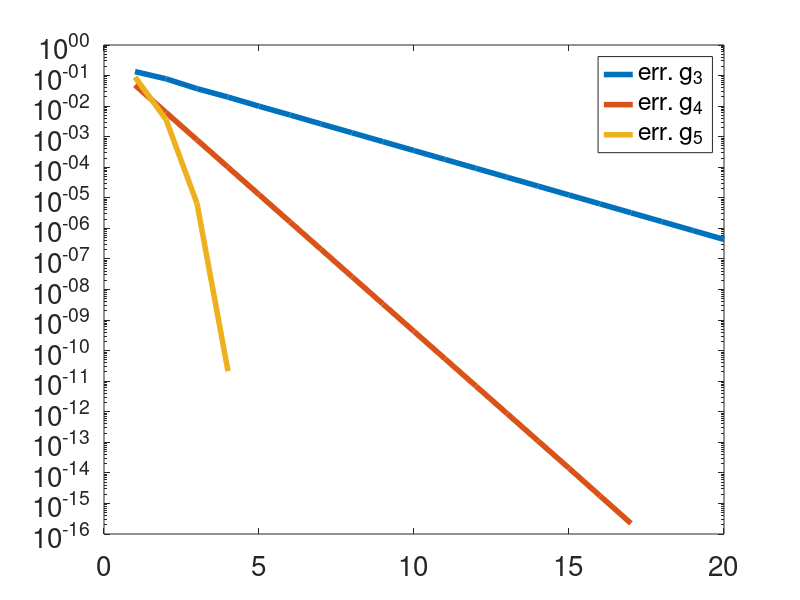

MATLAB code for this plot: (Note: this script raises an error after producing the figure.)
%%
%ITERACION DE PICARD O ITERACION DE PUNTO FIJO
clear

% funcion x^3+4x^2-10 sobre intervalo [a,b] = [1,2]
f = @(x) x^3+4*x^2-10;
a = 1; b = 2; ancho = b-a;
fa = f(a); fb = f(b);

% raiz exacta
x = 1/3*(-4 + (71 - 3*sqrt(105))^(1/3) + (71 + 3*sqrt(105))^(1/3));

% funciones gj
g{1} = @(x) x-x.^3-4*x.^2+10;
g{2} = @(x) sqrt(10./x-4*x);
g{3} = @(x) 0.5*sqrt(10-x.^3);
g{4} = @(x) sqrt(10./(4+x));
g{5} = @(x) x - (x.^3+4*x.^2-10)./(3*x.^2+8*x);
g{1}
% numeros de iteraciones
nIt = 20;

% valor inicial
for j=1:5
    c{j} = 1;
end

% iteracion de Picard
for j=1:nIt
    for k=1:5
        c{k} = g{k}(c{k});
      
        err{k}(j) = abs(x-c{k});
    end
end
% Graficar errores g_1
%%
plot(1:nIt,err{1},'LineWidth',4)
set(gca,"fontsize", 20)

%%
% Graficar errores g_2
plot(1:nIt,err{2},'LineWidth',4)
set(gca,"fontsize", 20)
%%
% Graficar errores g_3, g_4, g_5
plot(1:nIt,err{3},'LineWidth',4,1:nIt,err{4},'LineWidth',4,1:nIt,err{5},'LineWidth',4)
set(gca,"fontsize", 20)
legend('err. g_3','err. g_4','err. g_5')
%%
% Graficar errores g_3, g_4, g_5
warning off
semilogy(1:nIt,err{3},'LineWidth',4,1:nIt,err{4},'LineWidth',4,1:nIt,err{5},'LineWidth',4)
set(gca,"fontsize", 20)
legend('err. g_3','err. g_4','err. g_5')
%%
%METODO DE NeWTON


%%
%f(x)=x2−2 


f = @(x) x^2-2;
fp = @(x) 2*x;
x0 = 1;
maxIt = 10;
tol = 1e-16;

for j=1:maxIt
    [x,n] = newton(f,fp,x0,tol,j);
    err(j) = abs(sqrt(2)-x);
    N(j) = n;
end
err
N


%%
% SISTEMAS DE ECUACIONE NO LINEALES
clear all

f1 = @(x,y) x.^2+y.^2-4;
f2 = @(x,y) (x-2).^2+y.^2-4;

[x,y] = meshgrid(-3:0.1:3,-3:0.1:3);
z1 = f1(x,y);
z2 = f2(x,y);
figure
subplot (1, 2, 1)
surf(x,y,z1);
subplot(1,2,2)
surf(x,y,z2);
%%